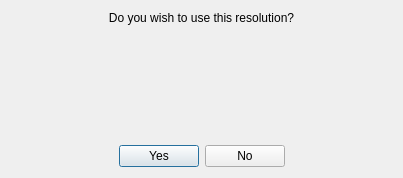
<?xml version="1.0" encoding="UTF-8"?>
<ui version="4.0">
 <class>dialogConfirm</class>
 <widget class="QDialog" name="dialogConfirm">
  <property name="geometry">
   <rect>
    <x>0</x>
    <y>0</y>
    <width>403</width>
    <height>178</height>
   </rect>
  </property>
  <property name="windowTitle">
   <string>Confirm Resolution</string>
  </property>
  <property name="windowIconText">
   <string/>
  </property>
  <layout class="QGridLayout">
   <item row="0" column="0" colspan="4">
    <widget class="QLabel" name="labelText">
     <property name="text">
      <string>Do you wish to use this resolution?</string>
     </property>
     <property name="alignment">
      <set>Qt::AlignHCenter|Qt::AlignTop</set>
     </property>
     <property name="wordWrap">
      <bool>true</bool>
     </property>
    </widget>
   </item>
   <item row="1" column="0" colspan="4">
    <widget class="QLabel" name="textAutoClose">
     <property name="text">
      <string/>
     </property>
     <property name="alignment">
      <set>Qt::AlignCenter</set>
     </property>
     <property name="wordWrap">
      <bool>false</bool>
     </property>
    </widget>
   </item>
   <item row="2" column="1">
    <widget class="QPushButton" name="pushYes">
     <property name="text">
      <string>Yes</string>
     </property>
    </widget>
   </item>
   <item row="2" column="2">
    <widget class="QPushButton" name="pushNo">
     <property name="text">
      <string>No</string>
     </property>
    </widget>
   </item>
   <item row="2" column="0">
    <spacer name="spacer1">
     <property name="orientation">
      <enum>Qt::Horizontal</enum>
     </property>
     <property name="sizeType">
      <enum>QSizePolicy::Expanding</enum>
     </property>
     <property name="sizeHint" stdset="0">
      <size>
       <width>71</width>
       <height>21</height>
      </size>
     </property>
    </spacer>
   </item>
   <item row="2" column="3">
    <spacer name="spacer2">
     <property name="orientation">
      <enum>Qt::Horizontal</enum>
     </property>
     <property name="sizeType">
      <enum>QSizePolicy::Expanding</enum>
     </property>
     <property name="sizeHint" stdset="0">
      <size>
       <width>61</width>
       <height>20</height>
      </size>
     </property>
    </spacer>
   </item>
  </layout>
 </widget>
 <layoutdefault spacing="6" margin="11"/>
 <tabstops>
  <tabstop>pushNo</tabstop>
  <tabstop>pushYes</tabstop>
 </tabstops>
 <includes>
  <include location="local">qtimer.h</include>
 </includes>
 <resources/>
 <connections>
  <connection>
   <sender>pushYes</sender>
   <signal>clicked()</signal>
   <receiver>dialogConfirm</receiver>
   <slot>slotYes()</slot>
   <hints>
    <hint type="sourcelabel">
     <x>20</x>
     <y>20</y>
    </hint>
    <hint type="destinationlabel">
     <x>20</x>
     <y>20</y>
    </hint>
   </hints>
  </connection>
  <connection>
   <sender>pushNo</sender>
   <signal>clicked()</signal>
   <receiver>dialogConfirm</receiver>
   <slot>slotNo()</slot>
   <hints>
    <hint type="sourcelabel">
     <x>20</x>
     <y>20</y>
    </hint>
    <hint type="destinationlabel">
     <x>20</x>
     <y>20</y>
    </hint>
   </hints>
  </connection>
 </connections>
</ui>
